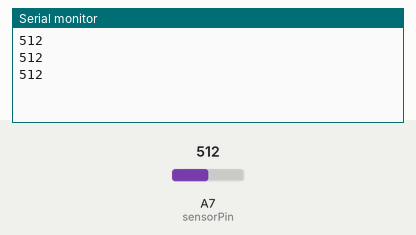
Simulated run of this sketch. Board: Arduino Nano, built with avr-gcc and run on an emulated ATmega328P. Shown: the last lines printed to the serial monitor. The test bench sets the inputs (shaded band); at power-on: A7 (sensorPin) = 512.

Above: at 1.3 s.
1.4 s: A7 (sensorPin) set to 716
At 1.9 s:
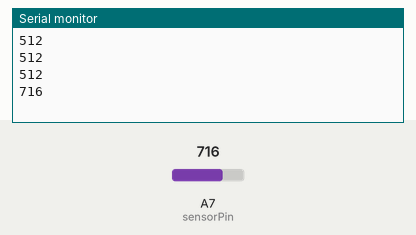
2.9 s: A7 (sensorPin) set to 900
At 3.4 s:
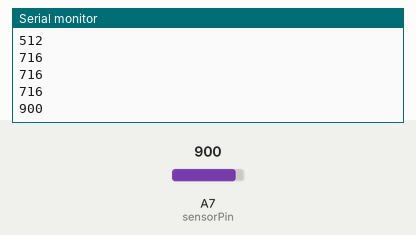
Timing chart, 0 to 5.9 s (numbered marks = the images above; inputs shaded):
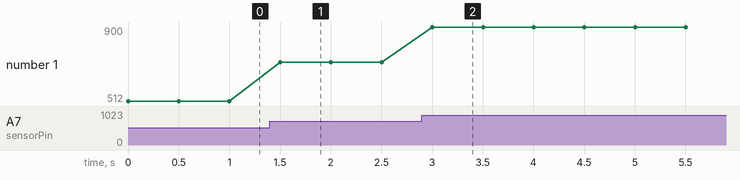

The sketch:

pir_tester.ino
```cpp
const int sensorPin = A7;


void checkADC(){
  static int lastADC = 95;
  static long noChangeCount = 0;
  int adc = analogRead(sensorPin);

  if (abs(adc-lastADC) < 5){
    noChangeCount++;
  }
  else {
    lastADC = adc;
    Serial.print("adc: "); Serial.print(adc); Serial.print("\tNo change count: "); Serial.println(noChangeCount);
    noChangeCount = 0;
  }

}

void setup() {
  pinMode(sensorPin, INPUT);
  Serial.begin(115200);
}

void loop() {

  Serial.println(analogRead(sensorPin));

  //checkADC();
  delay(500);
  // put your main code here, to run repeatedly:

}
```

Measured:
- after the input at 1.4 s, the serial monitor: prints a new line after 0.10 s (image 1)
- after the input at 2.9 s, the serial monitor: prints a new line after 0.10 s (image 2)
- plotted number 1: 512 → 716 after the input at 1.4 s, 716 → 900 after the input at 2.9 s
